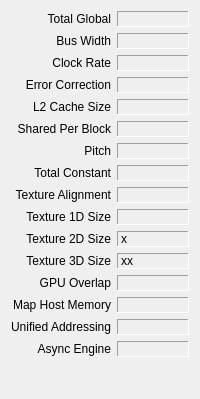
     <widget class="QWidget" name="tabMemory">
      <attribute name="title">
       <string>Memory</string>
      </attribute>
      <layout class="QGridLayout" name="gridLayout">
       <item row="0" column="0">
        <widget class="QLabel" name="labelTotalGlobal">
         <property name="text">
          <string>Total Global</string>
         </property>
         <property name="alignment">
          <set>Qt::AlignRight|Qt::AlignTrailing|Qt::AlignVCenter</set>
         </property>
        </widget>
       </item>
       <item row="0" column="1">
        <widget class="QLabel" name="labelTotalGlobalText">
         <property name="frameShape">
          <enum>QFrame::Panel</enum>
         </property>
         <property name="frameShadow">
          <enum>QFrame::Sunken</enum>
         </property>
         <property name="text">
          <string notr="true">&lt;size MB&gt;</string>
         </property>
         <property name="textInteractionFlags">
          <set>Qt::LinksAccessibleByMouse</set>
         </property>
        </widget>
       </item>
       <item row="3" column="0">
        <widget class="QLabel" name="labelMemClock">
         <property name="text">
          <string>Clock Rate</string>
         </property>
         <property name="alignment">
          <set>Qt::AlignRight|Qt::AlignTrailing|Qt::AlignVCenter</set>
         </property>
        </widget>
       </item>
       <item row="3" column="1">
        <widget class="QLabel" name="labelMemClockText">
         <property name="frameShape">
          <enum>QFrame::Panel</enum>
         </property>
         <property name="frameShadow">
          <enum>QFrame::Sunken</enum>
         </property>
         <property name="text">
          <string notr="true">&lt;clock MHz&gt;</string>
         </property>
        </widget>
       </item>
       <item row="8" column="0">
        <widget class="QLabel" name="labelShared">
         <property name="text">
          <string>Shared Per Block</string>
         </property>
         <property name="alignment">
          <set>Qt::AlignRight|Qt::AlignTrailing|Qt::AlignVCenter</set>
         </property>
        </widget>
       </item>
       <item row="8" column="1">
        <widget class="QLabel" name="labelSharedText">
         <property name="frameShape">
          <enum>QFrame::Panel</enum>
         </property>
         <property name="frameShadow">
          <enum>QFrame::Sunken</enum>
         </property>
         <property name="text">
          <string notr="true">&lt;size KB&gt;</string>
         </property>
         <property name="textInteractionFlags">
          <set>Qt::LinksAccessibleByMouse</set>
         </property>
        </widget>
       </item>
       <item row="9" column="0">
        <widget class="QLabel" name="labelPitch">
         <property name="text">
          <string>Pitch</string>
         </property>
         <property name="alignment">
          <set>Qt::AlignRight|Qt::AlignTrailing|Qt::AlignVCenter</set>
         </property>
        </widget>
       </item>
       <item row="9" column="1">
        <widget class="QLabel" name="labelPitchText">
         <property name="frameShape">
          <enum>QFrame::Panel</enum>
         </property>
         <property name="frameShadow">
          <enum>QFrame::Sunken</enum>
         </property>
         <property name="text">
          <string notr="true">&lt;size KB&gt;</string>
         </property>
         <property name="textInteractionFlags">
          <set>Qt::LinksAccessibleByMouse</set>
         </property>
        </widget>
       </item>
       <item row="10" column="0">
        <widget class="QLabel" name="labelTotalConst">
         <property name="text">
          <string>Total Constant</string>
         </property>
         <property name="alignment">
          <set>Qt::AlignRight|Qt::AlignTrailing|Qt::AlignVCenter</set>
         </property>
        </widget>
       </item>
       <item row="10" column="1">
        <widget class="QLabel" name="labelTotalConstText">
         <property name="frameShape">
          <enum>QFrame::Panel</enum>
         </property>
         <property name="frameShadow">
          <enum>QFrame::Sunken</enum>
         </property>
         <property name="text">
          <string notr="true">&lt;size KB&gt;</string>
         </property>
         <property name="textInteractionFlags">
          <set>Qt::LinksAccessibleByMouse</set>
         </property>
        </widget>
       </item>
       <item row="11" column="0">
        <widget class="QLabel" name="labelTextureAlign">
         <property name="text">
          <string>Texture Alignment</string>
         </property>
         <property name="alignment">
          <set>Qt::AlignRight|Qt::AlignTrailing|Qt::AlignVCenter</set>
         </property>
        </widget>
       </item>
       <item row="11" column="1">
        <widget class="QLabel" name="labelTextureAlignText">
         <property name="frameShape">
          <enum>QFrame::Panel</enum>
         </property>
         <property name="frameShadow">
          <enum>QFrame::Sunken</enum>
         </property>
         <property name="text">
          <string notr="true">&lt;size&gt;</string>
         </property>
         <property name="textInteractionFlags">
          <set>Qt::LinksAccessibleByMouse</set>
         </property>
        </widget>
       </item>
       <item row="12" column="0">
        <widget class="QLabel" name="labelTexture1D">
         <property name="text">
          <string>Texture 1D Size</string>
         </property>
         <property name="alignment">
          <set>Qt::AlignRight|Qt::AlignTrailing|Qt::AlignVCenter</set>
         </property>
        </widget>
       </item>
       <item row="12" column="1">
        <widget class="QLabel" name="labelTexture1DText">
         <property name="frameShape">
          <enum>QFrame::Panel</enum>
         </property>
         <property name="frameShadow">
          <enum>QFrame::Sunken</enum>
         </property>
         <property name="text">
          <string notr="true">&lt;size&gt;</string>
         </property>
         <property name="textInteractionFlags">
          <set>Qt::LinksAccessibleByMouse</set>
         </property>
        </widget>
       </item>
       <item row="13" column="0">
        <widget class="QLabel" name="labelTexture2D">
         <property name="text">
          <string>Texture 2D Size</string>
         </property>
         <property name="alignment">
          <set>Qt::AlignRight|Qt::AlignTrailing|Qt::AlignVCenter</set>
         </property>
        </widget>
       </item>
       <item row="13" column="1">
        <widget class="QLabel" name="labelTexture2DText">
         <property name="frameShape">
          <enum>QFrame::Panel</enum>
         </property>
         <property name="frameShadow">
          <enum>QFrame::Sunken</enum>
         </property>
         <property name="text">
          <string notr="true">&lt;size&gt;x&lt;size&gt;</string>
         </property>
         <property name="textInteractionFlags">
          <set>Qt::LinksAccessibleByMouse</set>
         </property>
        </widget>
       </item>
       <item row="14" column="0">
        <widget class="QLabel" name="labelTexture3D">
         <property name="text">
          <string>Texture 3D Size</string>
         </property>
         <property name="alignment">
          <set>Qt::AlignRight|Qt::AlignTrailing|Qt::AlignVCenter</set>
         </property>
        </widget>
       </item>
       <item row="14" column="1">
        <widget class="QLabel" name="labelTexture3DText">
         <property name="frameShape">
          <enum>QFrame::Panel</enum>
         </property>
         <property name="frameShadow">
          <enum>QFrame::Sunken</enum>
         </property>
         <property name="text">
          <string notr="true">&lt;size&gt;x&lt;size&gt;x&lt;size&gt;</string>
         </property>
         <property name="textInteractionFlags">
          <set>Qt::LinksAccessibleByMouse</set>
         </property>
        </widget>
       </item>
       <item row="15" column="0">
        <widget class="QLabel" name="labelGpuOverlap">
         <property name="text">
          <string>GPU Overlap</string>
         </property>
         <property name="alignment">
          <set>Qt::AlignRight|Qt::AlignTrailing|Qt::AlignVCenter</set>
         </property>
        </widget>
       </item>
       <item row="15" column="1">
        <widget class="QLabel" name="labelGpuOverlapText">
         <property name="frameShape">
          <enum>QFrame::Panel</enum>
         </property>
         <property name="frameShadow">
          <enum>QFrame::Sunken</enum>
         </property>
         <property name="text">
          <string notr="true">&lt;yes/no&gt;</string>
         </property>
         <property name="textInteractionFlags">
          <set>Qt::LinksAccessibleByMouse</set>
         </property>
        </widget>
       </item>
       <item row="21" column="0" colspan="2">
        <spacer name="verticalSpacer_3">
         <property name="orientation">
          <enum>Qt::Vertical</enum>
         </property>
         <property name="sizeHint" stdset="0">
          <size>
           <width>132</width>
           <height>31</height>
          </size>
         </property>
        </spacer>
       </item>
       <item row="6" column="0">
        <widget class="QLabel" name="labelL2CasheSize">
         <property name="text">
          <string>L2 Cache Size</string>
         </property>
         <property name="alignment">
          <set>Qt::AlignRight|Qt::AlignTrailing|Qt::AlignVCenter</set>
         </property>
        </widget>
       </item>
       <item row="6" column="1">
        <widget class="QLabel" name="labelL2CasheSizeText">
         <property name="frameShape">
          <enum>QFrame::Panel</enum>
         </property>
         <property name="frameShadow">
          <enum>QFrame::Sunken</enum>
         </property>
         <property name="text">
          <string notr="true">&lt;size KB&gt;</string>
         </property>
        </widget>
       </item>
       <item row="1" column="0">
        <widget class="QLabel" name="labelBusWidth">
         <property name="text">
          <string>Bus Width</string>
         </property>
         <property name="alignment">
          <set>Qt::AlignRight|Qt::AlignTrailing|Qt::AlignVCenter</set>
         </property>
        </widget>
       </item>
       <item row="1" column="1">
        <widget class="QLabel" name="labelBusWidthText">
         <property name="frameShape">
          <enum>QFrame::Panel</enum>
         </property>
         <property name="frameShadow">
          <enum>QFrame::Sunken</enum>
         </property>
         <property name="text">
          <string notr="true">&lt;bits&gt;</string>
         </property>
         <property name="textInteractionFlags">
          <set>Qt::LinksAccessibleByMouse</set>
         </property>
        </widget>
       </item>
       <item row="5" column="0">
        <widget class="QLabel" name="labelErrorCorrection">
         <property name="text">
          <string>Error Correction</string>
         </property>
         <property name="alignment">
          <set>Qt::AlignRight|Qt::AlignTrailing|Qt::AlignVCenter</set>
         </property>
        </widget>
       </item>
       <item row="5" column="1">
        <widget class="QLabel" name="labelErrorCorrectionText">
         <property name="frameShape">
          <enum>QFrame::Panel</enum>
         </property>
         <property name="frameShadow">
          <enum>QFrame::Sunken</enum>
         </property>
         <property name="text">
          <string notr="true">&lt;yes/no&gt;</string>
         </property>
         <property name="textInteractionFlags">
          <set>Qt::LinksAccessibleByMouse</set>
         </property>
        </widget>
       </item>
       <item row="19" column="0">
        <widget class="QLabel" name="labelAsyncEngine">
         <property name="text">
          <string>Async Engine</string>
         </property>
         <property name="alignment">
          <set>Qt::AlignRight|Qt::AlignTrailing|Qt::AlignVCenter</set>
         </property>
        </widget>
       </item>
       <item row="19" column="1">
        <widget class="QLabel" name="labelAsyncEngineText">
         <property name="frameShape">
          <enum>QFrame::Panel</enum>
         </property>
         <property name="frameShadow">
          <enum>QFrame::Sunken</enum>
         </property>
         <property name="text">
          <string notr="true">&lt;yes/no/type&gt;</string>
         </property>
         <property name="textInteractionFlags">
          <set>Qt::LinksAccessibleByMouse</set>
         </property>
        </widget>
       </item>
       <item row="16" column="0">
        <widget class="QLabel" name="labelMapHostMemory">
         <property name="text">
          <string>Map Host Memory</string>
         </property>
         <property name="alignment">
          <set>Qt::AlignRight|Qt::AlignTrailing|Qt::AlignVCenter</set>
         </property>
        </widget>
       </item>
       <item row="16" column="1">
        <widget class="QLabel" name="labelMapHostMemoryText">
         <property name="frameShape">
          <enum>QFrame::Panel</enum>
         </property>
         <property name="frameShadow">
          <enum>QFrame::Sunken</enum>
         </property>
         <property name="text">
          <string notr="true">&lt;yes/no&gt;</string>
         </property>
         <property name="textInteractionFlags">
          <set>Qt::LinksAccessibleByMouse</set>
         </property>
        </widget>
       </item>
       <item row="18" column="0">
        <widget class="QLabel" name="labelUnifiedAddressing">
         <property name="text">
          <string>Unified Addressing</string>
         </property>
         <property name="alignment">
          <set>Qt::AlignRight|Qt::AlignTrailing|Qt::AlignVCenter</set>
         </property>
        </widget>
       </item>
       <item row="18" column="1">
        <widget class="QLabel" name="labelUnifiedAddressingText">
         <property name="frameShape">
          <enum>QFrame::Panel</enum>
         </property>
         <property name="frameShadow">
          <enum>QFrame::Sunken</enum>
         </property>
         <property name="text">
          <string notr="true">&lt;yes/no&gt;</string>
         </property>
         <property name="textInteractionFlags">
          <set>Qt::LinksAccessibleByMouse</set>
         </property>
        </widget>
       </item>
      </layout>
     </widget>
